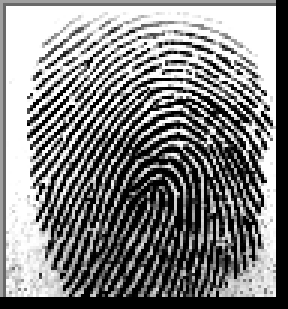
#> input picture finger_server/SOCOFing/Real/100__M_Left_index_finger.BMP, 96 x 103 px (shown 3 times larger); its folder holds 4 pictures in this run
$ jupyter execute --allow-errors preprocess.ipynb
#> lines starting #> are read from the running program, lines starting #| are printed output that depends on the picture
[cell 1]
import cv2
import matplotlib.pyplot as plt
import numpy as np

import glob, os

[cell 2]
def extract_label(img_path):
    filename, _ = os.path.splitext(os.path.basename(img_path))

    subject_id, etc = filename.split('__')
    gender, lr, finger, _ = etc.split('_')

    gender = 0 if gender == 'M' else 1
    lr = 0 if lr =='Left' else 1

    if finger == 'thumb':
        finger = 0
    elif finger == 'index':
        finger = 1
    elif finger == 'middle':
        finger = 2
    elif finger == 'ring':
        finger = 3
    elif finger == 'little':
        finger = 4

    return np.array([subject_id, gender, lr, finger], dtype=np.uint16)

# [43 lines left out: functions extract_label2, extract_label3, not called in this run]

[cell 3]
img_list = sorted(glob.glob('SOCOFing/Real/*.BMP'))
print(len(img_list))

imgs = np.empty((len(img_list), 96, 96), dtype=np.uint8)
labels = np.empty((len(img_list), 4), dtype=np.uint16)

for i, img_path in enumerate(img_list):
    img = cv2.imread(img_path, cv2.IMREAD_GRAYSCALE)
#> img is the input picture: shape (103, 96); min 0, max 255, mean 130
    img = cv2.resize(img, (96, 96))
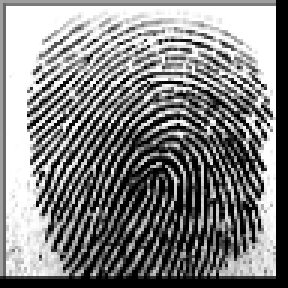
#> img: shape (96, 96) (shown 3 times larger); min 0, max 255, mean 129.9
    imgs[i] = img

    # subject_id, gender, lr, finger
    labels[i] = extract_label(img_path)
#> pass 2 of the loop `for i, img_path in enumerate(img_list):`:
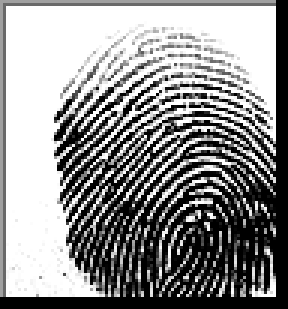
#> input picture finger_server/SOCOFing/Real/100__M_Left_little_finger.BMP, 96 x 103 px (shown 3 times larger)
#> img is the input picture: shape (103, 96); min 0, max 255, mean 144.6
#> `img = cv2.resize(img, (96, 96))`:
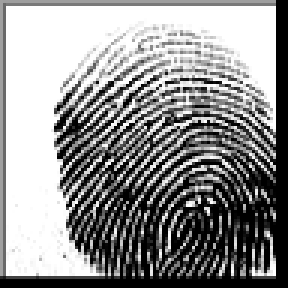
#> img: shape (96, 96) (shown 3 times larger); min 0, max 255, mean 144.5
#> pass 3 of the loop `for i, img_path in enumerate(img_list):`:
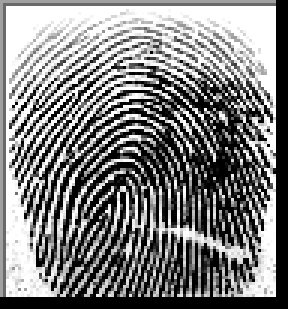
#> input picture finger_server/SOCOFing/Real/100__M_Left_middle_finger.BMP, 96 x 103 px (shown 3 times larger)
#> img is the input picture: shape (103, 96); min 0, max 255, mean 128.1
#> `img = cv2.resize(img, (96, 96))`:
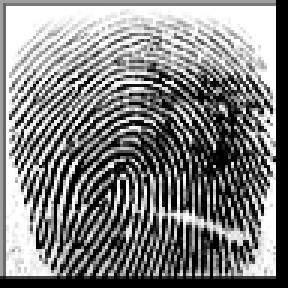
#> img: shape (96, 96) (shown 3 times larger); min 0, max 255, mean 127.9
#> the loop made 4 passes; the first 3 are shown

np.savez('dataset/x_real.npz', data=imgs)
np.save('dataset/y_real.npy', labels)

plt.figure(figsize=(1, 1))
plt.title(labels[-1])
plt.imshow(imgs[-1], cmap='gray')
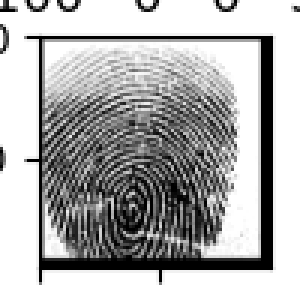
#> figure drawn by matplotlib, 1 panel
